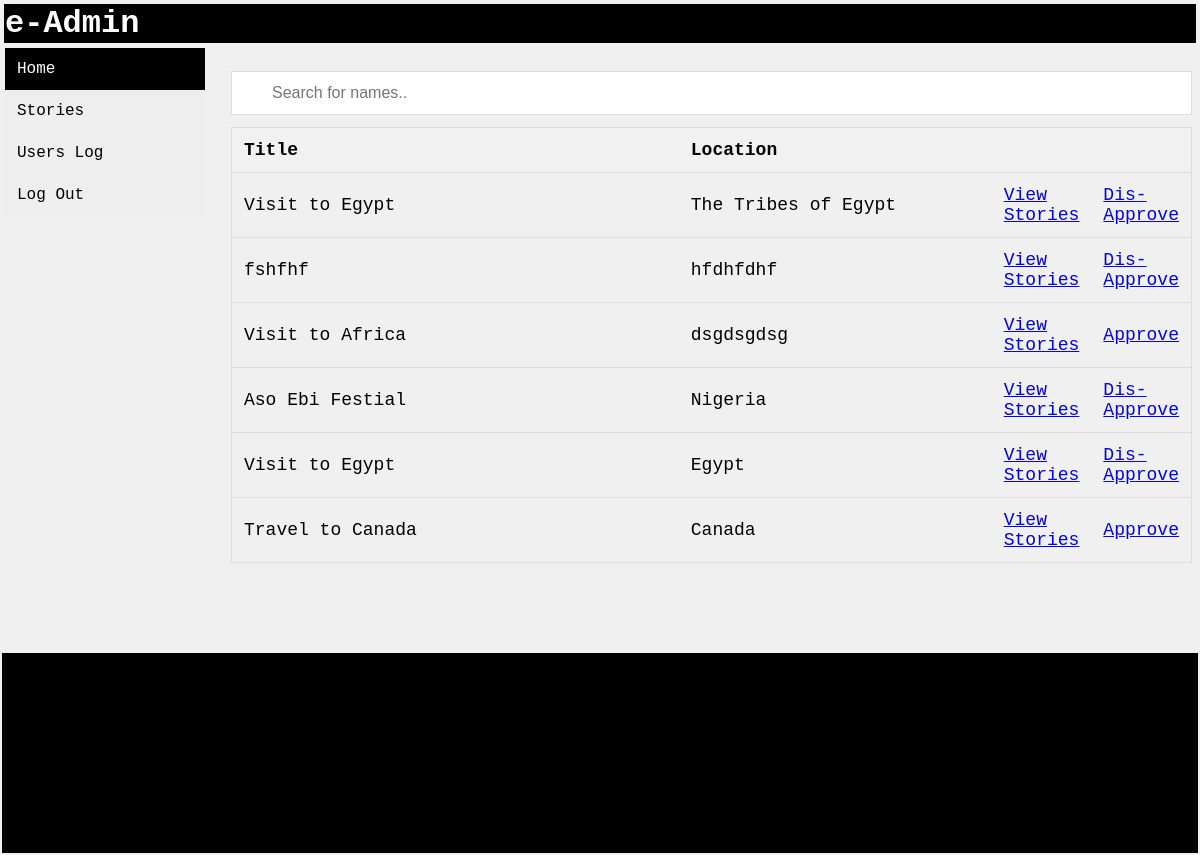
Screenshot of /welcomeadmin.php with the database file from the repository.
### tables this page shows
CREATE TABLE IF NOT EXISTS `stories_tble` (
  `id` int NOT NULL AUTO_INCREMENT,
  `title` longtext,
  `location` longtext,
  `msg` longtext,
  `userID` int NOT NULL,
  `xDate` datetime NOT NULL DEFAULT CURRENT_TIMESTAMP ON UPDATE CURRENT_TIMESTAMP,
  `xApproval` int NOT NULL DEFAULT '0',
  PRIMARY KEY (`id`)
);

### welcomeadmin.php (the view, shortened to what this page needs)
<?php require_once "dbconnect.php"; ?>
<html>
    <head>
    </head>
    <link rel="stylesheet" href="css/table.css">
    <link rel="stylesheet" href="css/main.css">
    <body>
        <table border="0px;" width="100%" cellspacing="1">
            <tr>
                <td>
                <table width="100%">
                        <tr>
                            <td bgcolor="#000" style="color:#fff"><h1>e-Admin</h1></td>
                        </tr>
                    </table>
                    <table witdth="100%">
                        <tr>
                            <td valign="top">
                            <div class="vertical-menu">
                                    <a href="welcomeadmin.php" class="active">Home</a>
                                    <a href="welcomeadmin.php">Stories</a>
                                    <a href="userlog.php">Users Log</a>
                                    <a href="admin.php">Log Out</a>
                                </div>
                            </td>
                            <td valign="top" style="padding-left:20px"  width="90%">
                                <table width="100%" style="margin-top:20px;">
                                    <tr>
                                        <td>
                                        <input type="text" id="myInput" onkeyup="myFunction()" placeholder="Search for names..">
                                        <table id="myTable">
                                        <tr class="header">
                                            <th style="width:60%;">Title</th>
                                            <th style="width:40%;">Location</th>
                                            <th style="width:40%;">&nbsp;</th>
                                            <th style="width:40%;">&nbsp;</th>
                                        </tr>
    <?php
    $sql = "Select * from stories_tble";
    $result = mysqli_query($conn, $sql);
    while($row = mysqli_fetch_assoc($result)) {
    ?>
                                        <tr>
                                            <td><?php echo $row["title"]; ?></td>
                                            <td><?php echo $row["location"]; ?></td>
                                            <td><a href= "viewstories.php?PstID=<?php echo $row["id"]; ?>&&pg=6&&sql=<?php echo $row["userID"]; ?>">View Stories</a></td>
                                            <td>
                                                <?php
                                                if($row["xApproval"] == "0")
                                                    {
                                                ?>
                                                    <a href= "welcomeadmin.php?PstID=<?php echo $row["id"]; ?>&&pg=6&&sql=1">Approve  </a>
                                                <?php
                                                    }
                                                else
                                                    {
                                            ?>
                                                <a href= "welcomeadmin.php?PstID=<?php echo $row["id"]; ?>&&pg=6&&sql=0">Dis-Approve</a>
                                                <?php
                                                    }
                                                ?>
                                            </td>
                                        </tr>
<?php
     }
?>
                                        </table>
                                        </td>
                                    </tr>
                                </table>
                            </td>
                        </tr>
                    </table>
                    <table style="margin: 30px;">
                        <tr>
                            <td>&nbsp;</td>
                        </tr>
                    </table>
                    <table style="background: #000;color: #fff;" width="100%" height="200px">
                        <tr>
                            <td valign="top">&nbsp;</td>
                        </tr>
                    </table>
                </td>
            </tr>
        </table>
    </body>
</html>

### css/table.css (style rules this page uses)
#myInput { background-image: url('/css/searchicon.png'); background-position: 10px 12px; background-repeat: no-repeat; width: 100%; font-size: 16px; padding: 12px 20px 12px 40px; border: 1px solid #ddd; margin-bottom: 12px; }
#myTable { border-collapse: collapse; width: 100%; border: 1px solid #ddd; font-size: 18px; }
#myTable th, #myTable td { text-align: left; padding: 12px; }
#myTable tr { border-bottom: 1px solid #ddd; }
#myTable tr.header, #myTable tr:hover { background-color: #f1f1f1; }

### css/main.css (style rules this page uses)
* { Margin:0px; }
body { background-color: #f0f0f0; font-size: 12px; font-family: 'Courier New', Courier, monospace; }

### welcomeadmin.php (style rules this page uses)
.vertical-menu { width: 200px; }
.vertical-menu a { background-color: #eee; color: black; display: block; padding: 12px; text-decoration: none; }
.vertical-menu a.active { background-color: #000; color: white; }

### rows the page displays
stories_tble: title "Visit to Egypt", location "The Tribes of Egypt"
stories_tble: title "fshfhf", location "hfdhfdhf"
stories_tble: title "Visit to Africa", location "dsgdsgdsg"
stories_tble: title "Aso Ebi Festial", location "Nigeria"
stories_tble: title "Visit to Egypt", location "Egypt"
stories_tble: title "Travel to Canada", location "Canada"
